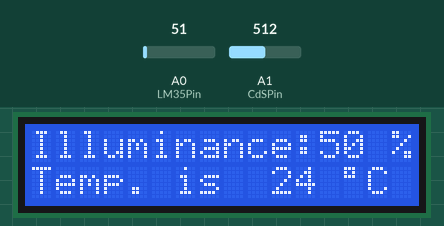
This sketch was run on a simulated Arduino Uno, built with avr-gcc and run on an emulated ATmega328P. On the bench: 16×2 character LCD. The test bench sets the inputs (shaded band); at power-on: A0 (LM35Pin) = 51, A1 (CdSPin) = 512.

Above: at 4.3 s.
4.4 s: A0 (LM35Pin) set to 61
At 5.9 s:
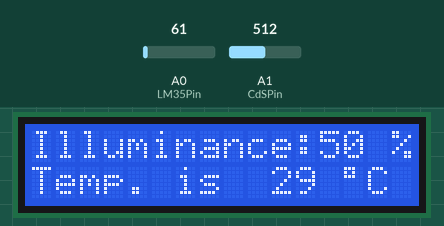
7.1 s: A1 (CdSPin) set to 716
At 7.7 s:
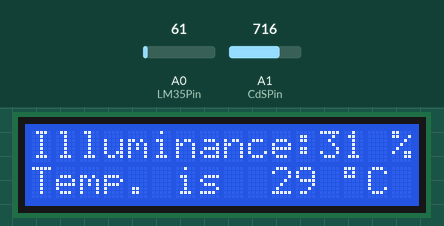
9.8 s: A0 (LM35Pin) set to 71
At 12.3 s:
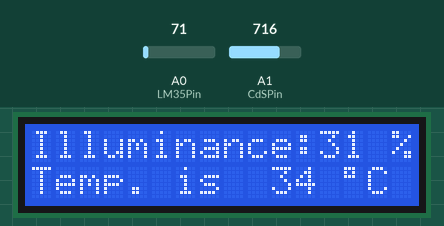
12.6 s: A1 (CdSPin) set to 900
At 14.1 s:
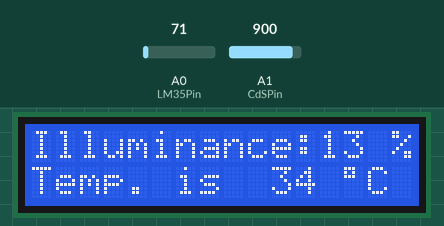
15.3 s: A0 (LM35Pin) set to 86
At 17.6 s:
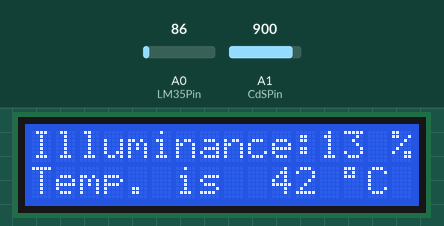
18.6 s: A1 (CdSPin) set to 1023
At 20.5 s:
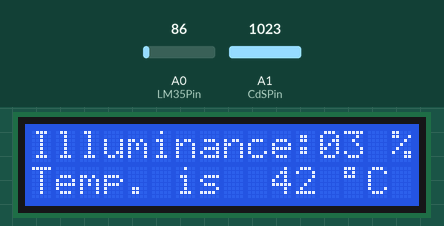
Timing chart, 0 to 22.0 s (numbered marks = the images above; inputs shaded):
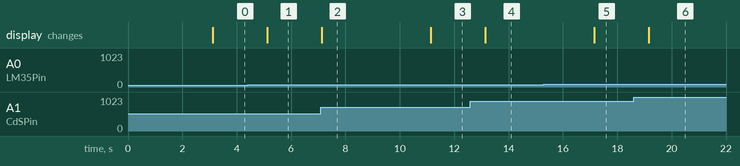

The sketch:

AR25_cds_lm35.ino
```cpp
/*
 예제 6.3
 LM35를 이용한 온도 측정
 */

// I2C 통신 라이브러리 설정
#include <Wire.h>
// I2C LCD 라리브러리 설정
#include <LiquidCrystal_I2C.h>

// LCD I2C address 설정
// PCF8574:0x27, PCF8574A:0x3F
LiquidCrystal_I2C lcd(0x27,16,2);

// 0번 아날로그핀을 LM35 입력으로 설정한다.
const int LM35Pin = 0;
const int CdSPin = 1;

void setup() {

  // 16X2 LCD 모듈 설정하고 백라이트를 켠다.
  lcd.init(); // LCD 설정
  lcd.backlight();

  // 메세지를 표시한다.
  lcd.print("ex 6.3");
  lcd.setCursor(0,1);
  lcd.print("Checking Temp.");

  // 3초동안 메세지를 표시한다.
  delay(3000);

  // 모든 메세지를 삭체한 뒤
  // 숫자를 제외한 부분들을 미리 출력시킨다.
  lcd.clear();
  lcd.setCursor(0,0);
  lcd.print("Illuminance: ");
  lcd.setCursor(15,0);
  lcd.print("%");
  lcd.setCursor(0,1);
  lcd.print("Temp. is ");

  //LCD 문자표에서 '°' 기호를 직접 써준다
  lcd.setCursor(13,1);
  lcd.write(B11011111);    // '°' 기호 문자코드
  lcd.setCursor(14,1);
  lcd.print("C");         // 'C'를 표시한다.
}

void loop(){
  int adcValue1;  // 실제 센서로부터 읽은 값 (0~1023)
  int adcValue2;
  int illuminance; // 현재의 밝기. 0~100%
  long temp; // 현재의 온도

  // LM35의 Vout을 읽는다.
  adcValue1 = analogRead(CdSPin);
  adcValue2 = analogRead(LM35Pin);
  // 온도값으로 환산한다. 오버플로우 방지를 위하여 500L로 표시한다.
  // 500L의 경우 500을 32비트 long 형태의 숫자로 나타내 준다.
  temp = (adcValue2 * 500L) / 1023;
  illuminance = map(adcValue1, 0, 1023, 100, 0);
  // 전에 표시했던 내용을 지우고 LCD에 ADC 값과 온도를 출력한다.
  // 지우지 않으면 이전에 표시했던 값이 남게 된다.

 // 밝기를 표시한다
  lcd.setCursor(12,0);
  lcd.print(illuminance);


  // 온도를 표시한다
  lcd.setCursor(10,1);
  lcd.print(temp);

  delay(2000);
}
```

Measured:
- after the input at 4.4 s, the display: changes after 0.73 s (image 1)
- after the input at 7.1 s, the display: changes at once (image 2)
- after the input at 9.8 s, the display: changes after 1.3 s (image 3)
- after the input at 12.6 s, the display: changes after 0.55 s (image 4)
- after the input at 15.3 s, the display: changes after 1.9 s (image 5)
- after the input at 18.6 s, the display: changes after 0.57 s (image 6)
